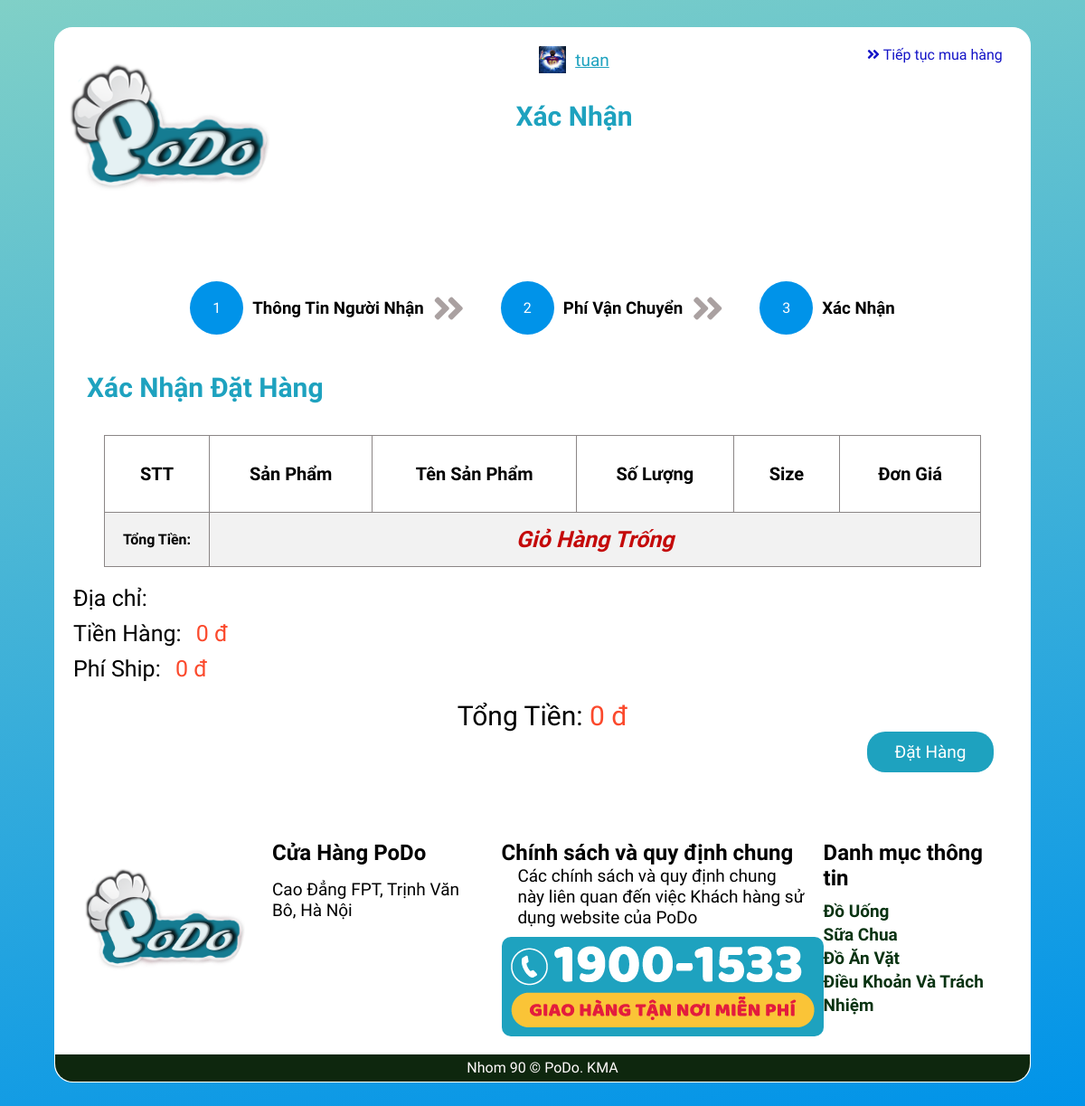
Screenshot of /Cart/insertOrder3.php (signed in) with the database file from the repository.
### tables this page shows
CREATE TABLE `user` (
  `idUser` int(11) NOT NULL,
  `userName` varchar(200) NOT NULL,
  `passWord` varchar(50) NOT NULL,
  `email` varchar(50) NOT NULL,
  `phone` varchar(50) NOT NULL COMMENT 'Số Điện Thoại',
  `fullName` varchar(50) NOT NULL COMMENT 'Họ và Tên',
  `isAdmin` bit(1) NOT NULL,
  `id_role` int(11) NOT NULL COMMENT 'Mã Vai Trò',
  `image` varchar(200) NOT NULL COMMENT 'avata',
  `adress` varchar(200) NOT NULL COMMENT 'Địa Chỉ',
  `disabled` bit(1) NOT NULL COMMENT 'Cấm truy cập'
);

CREATE TABLE `information` (
  `id_information` int(11) NOT NULL,
  `logo` varchar(200) NOT NULL COMMENT 'url logo',
  `address1` varchar(200) NOT NULL COMMENT 'địa chỉ 1',
  `phone` varchar(50) NOT NULL COMMENT 'số điện thoại',
  `email` varchar(200) NOT NULL COMMENT 'email'
);

### Cart/insertOrder3.php (the view, shortened to what this page needs)
<?php
require_once('../Library/library.php');
if (isset($_SESSION['user'])) {
?>
<!DOCTYPE html>
<html lang="en">
<head>
  <link rel="stylesheet" href="https://use.fontawesome.com/releases/v5.15.3/css/all.css" />
  <link rel="stylesheet" href="./style-cart.css" />
</head>
<body>
  <div class="container">
    <header>
      <?php
        if(isset($_SESSION['user'])) {
          $idCustomer = $_SESSION['user']['idUser'];
          $conn = connectDB();
          $result = $conn -> query("SELECT * FROM user INNER JOIN information ON idUser = ".$idCustomer."");
          $row = $result -> fetch_assoc();
          echo'
            <img src="../images/'.$row['logo'].'" alt="" />
            <div class="admin__cart">
              <span class="user_name"><img class="img_user" src="../images/avata/'.$row['image'].'">'.$row['userName'].'</span>
              <span class="title_cart">Xác Nhận</span>
            </div>
            <a href="../index.php"><i class="fas fa-angle-double-right"></i> Tiếp tục mua hàng</a>
          ';
        }
      ?>
    </header>
    <main>
      <div class="orderStep">
        <div class="orderStep__item active">
          <div class="number__title">
            <span>1</span>
          </div>
          <div class="content__title">
            <h3>Thông Tin Người Nhận</h3>
          </div>
          <i class="fas fa-angle-double-right"></i>
        </div>
        <div class="orderStep__item active">
          <div class="number__title">
            <span>2</span>
          </div>
          <div class="content__title">
            <h3 class="">Phí Vận Chuyển</h3>
          </div>
          <i class="fas fa-angle-double-right"></i>
        </div>
        <div class="orderStep__item active">
          <div class="number__title">
            <span>3</span>
          </div>
          <div class="content__title">
            <h3 class="">Xác Nhận</h3>
          </div>
        </div>
      </div>
      <div class="pay">
        <div class="pay__confirm">
          <div class="title__shipFee">
                <h2>Xác Nhận Đặt Hàng</h2>
          </div>
          <div class="content__order">
            <div class="showCart">
              <table>
                <tr>
                  <th class="mobl1">STT</th>
                  <th>Sản Phẩm</th>
                  <th>Tên Sản Phẩm</th>
                  <th>Số Lượng</th>
                  <th>Size</th>
                  <th>Đơn Giá</th>
                </tr>
                <?php
                  if(isset($_SESSION['user'])) {
                    $totalPrice = 0;
                  }
                ?>
                <tr class="totalCash">
                  <td>Tổng Tiền:</td>
                    <?php
                    if(isset($_SESSION['user'])) {
                      if ($totalPrice > 0) {
                        echo '<td colspan="7" class="showTotalCash">'.number_format($totalPrice).' đ</td>';
                      } else {
                        echo '<td colspan="7" class="showTotalCash">Giỏ Hàng Trống</td>';
                      }
                    } else {
                      echo '
                        <td colspan="7" class="showTotalCash">Giỏ Hàng Trống</td>
                      ';
                    }
                  ?>
                </tr>
              </table>
            </div>
          </div>
        </div>
        <div class="orderDetail__information">
          <div class="orderDetail__information-item">
            <label for="">Địa chỉ: </label>
            <span class="adress"><?php echo $_SESSION['infOrder']['adress'] ?></span>
          </div>
          <div class="orderDetail__information-item">
            <label for="">Tiền Hàng: </label>
            <span class="price__sale"><?php echo number_format($totalPrice); ?> đ</span>
          </div>
          <div class="orderDetail__information-item">
            <label for="">Phí Ship: </label>
            <span class="price__sale"><?php echo number_format($_SESSION['infOrder']['feeShip']); ?> đ</span>
          </div>
        </div>
        <div class="total__cash">
          <label for="">Tổng Tiền:</label>
          <span><?php echo number_format($totalPrice + $_SESSION['infOrder']['feeShip'] );?> đ</span>
        </div>
        <div class="bnt__submit">
          <form action="" method="post">
            <button name="submitOrder">Đặt Hàng</button>
          </form>
        </div>
      </div>
    </main>
    <footer>
        <div class="section_information">
          <div class="section_information_address">
            <div class="logo-footer">
              <?php logo(0);?>
            </div>
            <div class="information_address">
              <h2>Cửa Hàng PoDo</h2>
              <ul>
                <?php
                $conn = connectDB();
                $result = $conn->query("SELECT * FROM information");
                if ($result->num_rows > 0) {
                  $row = $result->fetch_assoc();
                    echo '
                      <li>'.$row['address1'].'</li>
                    ';
                }
                ?>
              </ul>
            </div>
          </div>
          <div class="contact_information">
            <h2>Chính sách và quy định chung</h2>
            <div class="contact_information_content">
              <p class="contact_information_content_sub">
              Các chính sách và quy định chung này liên quan đến việc Khách hàng sử dụng website của PoDo
              </p>
              <img src="../images/hostline.png" alt="">
            </div>
          </div>
          <div class="list_product_footer">
            <h2>Danh mục thông tin</h2>
            <ul>
              <li><a href="">Đồ Uống</a></li>
              <li><a href="">Sữa Chua</a></li>
              <li><a href="">Đồ Ăn Vặt</a></li>
              <li><a href="">Điều Khoản Và Trách Nhiệm</a></li>
            </ul>
          </div>
        </div>
        <div class="copy_right">
          <p>Nhom 90 © PoDo. KMA</p>
        </div>
      </footer>
  </div>
</body>
</html>
<?php } ?>

### Library/library.php (shortened to what this page needs)
<?php
function logo($note){
    $conn = connectDB();
    $result = $conn -> query("SELECT * FROM information ");
    $row = $result -> fetch_assoc();
    if ($note == 0) {
        echo '
            <img class="img-fluid" src="../images/'.$row['logo'].'" alt="Theme-Logo" />
        ';
    } else if ($note ==1) {
        echo '
            <img class="img-fluid" src="../../images/'.$row['logo'].'" alt="Theme-Logo" />
        ';
    } else if ($note ==2) {
        echo '
            <img src="./images/'.$row['logo'].'" alt="logo PoDo" />
        ';
    } else if ($note ==3) {
        echo '
            <img src="./images/'.$row['logo'].'" alt="logo PoDo" />
        ';
    }
}
?>

### Cart/style-cart.css (style rules this page uses)
* { padding: 0; margin: 0; box-sizing: border-box; }
body { background-color: #0093E9; background-image: linear-gradient(350deg, #0093E9 0%, #80D0C7 100%); }
.container { width: 90%; margin: 30px auto; border-radius: 20px; background-color: rgba(160, 160, 160, 0.315); font-family: "Itim", cursive; border: 1px solid #fff; background-color: #fff; }
header { display: flex; align-items: flex-start; justify-content: space-between; background-color: #fff; border-radius: 20px 20px 0 0; }
header img { width: 250px; }
header a { color: rgb(20, 20, 199); text-decoration: none; font-weight: border; margin-top: 20px; margin-right: 20px; width: 160px; }
header a i { transition: 0.5s; }
span.user_name { color: var(--bg-color); margin-top: 20px; margin-bottom: 30px; font-size: 19px; text-decoration: underline; display: flex; align-items: center; justify-content: center; }
.img_user { width: 30px; height: 30px; margin: 0; margin-right: 10px; }
.title_cart { font-size: 30px; color: var(--bg-color); font-weight: 600; margin: 55px 0; }
main { background-color: #fff; }
tr, th, td { border: 1px solid rgb(139, 134, 134); }
table { border-collapse: collapse; width: 90%; margin: 10px auto; background-color: rgba(255, 255, 255, 0.329); }
table tr:nth-child(even) { background-color: #f2f2f2; }
.totalCash td { font-weight: 900; }
.showTotalCash { color: rgb(196, 10, 10); font-size: 25px; padding: 30px 0; height: 60px; font-style: oblique; }
.showCart th { padding: 30px; font-size: 20px; }
.showCart td { text-align: center; padding: 10px 0; }
.orderStep { display: flex; width: 80%; height: 70px; margin: 0 auto; margin-top: 50px; justify-content: center; }
.orderStep__item { display: flex; margin: 0 20px; background: none; align-items: center; }
.number__title span { padding: 20px 25px; background-color: #929597; color: #fff; border-radius: 50%; }
.content__title h3 { padding-left: 10px; color: #929597; }
.orderStep__item i { line-height: 70px; font-size: 40px; color: rgb(170, 161, 161); padding-left: 10px; }
.active span { background-color: #0093E9; }
.active h3 { color: #000; }
.pay { margin-top: 10px; }
.title__shipFee { font-size: 20px; color: var(--bg-color); margin: 35px; }
.orderDetail__information { margin: 20px; }
.orderDetail__information-item { margin: 10px 0; }
.orderDetail__information-item label { font-size: 25px; }
.orderDetail__information-item .price__sale { color: var(--textPrice-color); font-size: 25px; padding: 0 10px; }
.orderDetail__information-item .adress { font-size: 25px; padding: 0 10px; color: var(--bg-color); }
.total__cash { text-align: center; font-size: 30px; }
.total__cash span { color: var(--textPrice-color); }
.bnt__submit button { width: 140px; height: 45px; background-color: var(--bg-color); color: #fff; border: none; font-size: 19px; font-weight: 500; font-family: 'Itim'; border-radius: 20px; outline: none; float: right; margin-right: 40px; cursor: pointer; }
footer { margin-top: 100px; }
.section_information { display: flex; margin: 0 20px; padding: 20px 0; justify-content: space-around; }
.section_information_address { display: flex; }
.section_information_address img { border-radius: 50%; width: 200px; }
.information_address { padding: 0 20px; }
.information_address ul { padding-top: 10px; }
.information_address li { list-style-type: none; font-size: 19px; padding: 5px 0; }
.contact_information { flex: 0.9; }
.contact_information_content { font-size: 19px; border-radius: 5px; }
.contact_information_content p { width: 90%; margin: auto; }
.contact_information_content img { display: block; margin: auto; background-color: var(--bg-color); padding: 10px; border-radius: 10px; margin-top: 10px; }
.list_product_footer ul { padding-top: 10px; }
.list_product_footer li { list-style-type: none; line-height: 25px; }
.list_product_footer a { text-decoration: none; font-size: 19px; color: rgb(9, 51, 18); font-weight: 700; }
.copy_right { width: 100%; height: 30px; color: rgb(255, 251, 251); background-color: #0e270e; line-height: 30px; text-align: center; border-end-end-radius: 20px; border-end-start-radius: 20px; }

### Cart/insertOrder3.php (style rules this page uses)
:root { --bg-color: #1ea2bf; --textName-color : #157332; --textPrice-color: #fb492c; }

### rows the page displays
user: information.logo (picture), image (picture), userName "tuan"
information: logo (picture), address1 "Cao Đẳng FPT, Trịnh Văn Bô, Hà Nội"

### other values shown
$totalPrice "0"
$_SESSION['infOrder']['feeShip'] "0"
$totalPrice + $_SESSION['infOrder']['feeShip'] "0"
